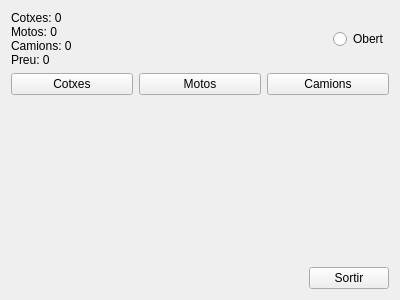
<?xml version="1.0" encoding="UTF-8"?>
<ui version="4.0">
 <class>MyForm</class>
 <widget class="QWidget" name="MyForm">
  <property name="geometry">
   <rect>
    <x>0</x>
    <y>0</y>
    <width>400</width>
    <height>300</height>
   </rect>
  </property>
  <property name="windowTitle">
   <string>Form</string>
  </property>
  <layout class="QVBoxLayout" name="verticalLayout_2">
   <item>
    <layout class="QHBoxLayout" name="horizontalLayout_2">
     <item>
      <widget class="MyLabel" name="label">
       <property name="text">
        <string>&lt;html&gt;&lt;head/&gt;&lt;body&gt;&lt;p&gt;&lt;span style=&quot; font-family:'monospace';&quot;&gt;Cotxes: 0 &lt;br/&gt;Motos: 0 &lt;br/&gt;Camions: 0 &lt;br/&gt;Preu: 0&lt;/span&gt;&lt;/p&gt;&lt;/body&gt;&lt;/html&gt;</string>
       </property>
      </widget>
     </item>
     <item>
      <spacer name="horizontalSpacer">
       <property name="orientation">
        <enum>Qt::Horizontal</enum>
       </property>
       <property name="sizeHint" stdset="0">
        <size>
         <width>40</width>
         <height>20</height>
        </size>
       </property>
      </spacer>
     </item>
     <item>
      <widget class="QRadioButton" name="radioButton">
       <property name="text">
        <string>Obert</string>
       </property>
      </widget>
     </item>
    </layout>
   </item>
   <item>
    <layout class="QHBoxLayout" name="horizontalLayout">
     <item>
      <widget class="QPushButton" name="pushButton">
       <property name="text">
        <string>Cotxes</string>
       </property>
      </widget>
     </item>
     <item>
      <widget class="QPushButton" name="pushButton_3">
       <property name="text">
        <string>Motos</string>
       </property>
      </widget>
     </item>
     <item>
      <widget class="QPushButton" name="pushButton_2">
       <property name="text">
        <string>Camions</string>
       </property>
      </widget>
     </item>
    </layout>
   </item>
   <item>
    <layout class="QHBoxLayout" name="horizontalLayout_3">
     <item>
      <spacer name="horizontalSpacer_2">
       <property name="orientation">
        <enum>Qt::Horizontal</enum>
       </property>
       <property name="sizeHint" stdset="0">
        <size>
         <width>40</width>
         <height>20</height>
        </size>
       </property>
      </spacer>
     </item>
     <item>
      <layout class="QVBoxLayout" name="verticalLayout">
       <item>
        <spacer name="verticalSpacer">
         <property name="orientation">
          <enum>Qt::Vertical</enum>
         </property>
         <property name="sizeHint" stdset="0">
          <size>
           <width>20</width>
           <height>40</height>
          </size>
         </property>
        </spacer>
       </item>
       <item>
        <widget class="QPushButton" name="pushButton_4">
         <property name="text">
          <string>Sortir</string>
         </property>
        </widget>
       </item>
      </layout>
     </item>
    </layout>
   </item>
  </layout>
 </widget>
 <customwidgets>
  <customwidget>
   <class>MyLabel</class>
   <extends>QLabel</extends>
   <header location="global">MyLabel.h</header>
   <slots>
    <slot>addCamio()</slot>
    <slot>addMoto()</slot>
    <slot>addCotxe()</slot>
    <slot>obreTanca(bool)</slot>
   </slots>
  </customwidget>
 </customwidgets>
 <resources/>
 <connections>
  <connection>
   <sender>pushButton_4</sender>
   <signal>clicked()</signal>
   <receiver>MyForm</receiver>
   <slot>close()</slot>
   <hints>
    <hint type="sourcelabel">
     <x>350</x>
     <y>268</y>
    </hint>
    <hint type="destinationlabel">
     <x>227</x>
     <y>261</y>
    </hint>
   </hints>
  </connection>
  <connection>
   <sender>radioButton</sender>
   <signal>toggled(bool)</signal>
   <receiver>label</receiver>
   <slot>obreTanca(bool)</slot>
   <hints>
    <hint type="sourcelabel">
     <x>337</x>
     <y>80</y>
    </hint>
    <hint type="destinationlabel">
     <x>30</x>
     <y>16</y>
    </hint>
   </hints>
  </connection>
  <connection>
   <sender>pushButton</sender>
   <signal>clicked()</signal>
   <receiver>label</receiver>
   <slot>addCotxe()</slot>
   <hints>
    <hint type="sourcelabel">
     <x>115</x>
     <y>174</y>
    </hint>
    <hint type="destinationlabel">
     <x>8</x>
     <y>17</y>
    </hint>
   </hints>
  </connection>
  <connection>
   <sender>pushButton_3</sender>
   <signal>clicked()</signal>
   <receiver>label</receiver>
   <slot>addMoto()</slot>
   <hints>
    <hint type="sourcelabel">
     <x>156</x>
     <y>172</y>
    </hint>
    <hint type="destinationlabel">
     <x>28</x>
     <y>15</y>
    </hint>
   </hints>
  </connection>
  <connection>
   <sender>pushButton_2</sender>
   <signal>clicked()</signal>
   <receiver>label</receiver>
   <slot>addCamio()</slot>
   <hints>
    <hint type="sourcelabel">
     <x>290</x>
     <y>173</y>
    </hint>
    <hint type="destinationlabel">
     <x>25</x>
     <y>18</y>
    </hint>
   </hints>
  </connection>
 </connections>
</ui>
